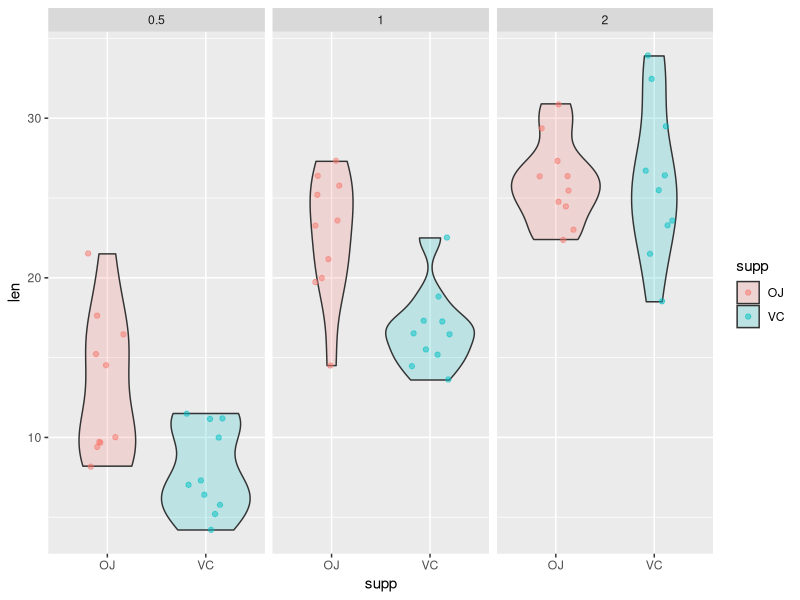
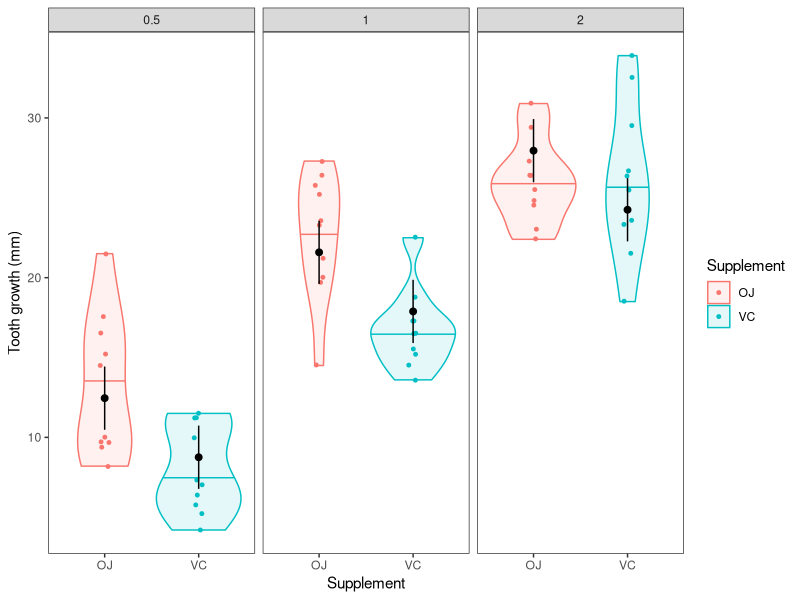

These figures' R source, in order:
## ---- chunk 1

## ---- chunk 2
library(tidyverse)
## ---- chunk 3
# Convert the dose variable to a character string
ToothGrowth$dose <- as.character(ToothGrowth$dose)
## ---- chunk 4
ggplot(ToothGrowth, aes(x = supp, y = len, fill = supp)) +
  geom_violin(alpha = 0.2) +
  geom_jitter(aes(color = supp), width = .2, alpha = .5) +
  facet_wrap(~dose)
## ---- chunk 5
# Load the ToothGrowth dataset
data("ToothGrowth")

# Convert dose to factor
ToothGrowth$dose <- as.character(ToothGrowth$dose)

# Run the model
tooth.mod <- lm(len ~ supp + dose, data = ToothGrowth)

# Get group combinations
groups <- data.frame(
  with(ToothGrowth, unique(data.frame(supp, dose)))
)

# Make predictions
tooth_y_pred <- predict(
  tooth.mod,
  newdata = groups, interval = "confidence"
)

pred_tooth <- data.frame(groups, tooth_y_pred)

# Plot them
ggplot(ToothGrowth, aes(x = supp, y = len, color = supp)) +
  geom_violin(aes(fill = supp), alpha = 0.1, draw_quantiles = 0.50) +
  geom_jitter(size = 1, width = 0.05) +
  geom_point(
    mapping = aes(x = supp, y = fit),
    data = pred_tooth,
    color = "black",
    size = 2
  ) +
  geom_segment(
    aes(x = supp, xend = supp, y = lwr, yend = upr),
    data = pred_tooth,
    color = "black"
  ) +
  facet_wrap(~dose) +
  theme_bw() +
  theme(panel.grid = element_blank()) +
  xlab("Supplement") +
  ylab("Tooth growth (mm)") +
  labs(fill = "Supplement", color = "Supplement")
## ---- chunk 6
# Load the ToothGrowth dataset
data("ToothGrowth")

# Convert dose to factor
ToothGrowth$dose <- as.character(ToothGrowth$dose)

# Run the model
tooth.mod <- lm(len ~ supp * dose, data = ToothGrowth)

# Get group combinations
groups <- data.frame(
  with(ToothGrowth, unique(data.frame(supp, dose)))
)
